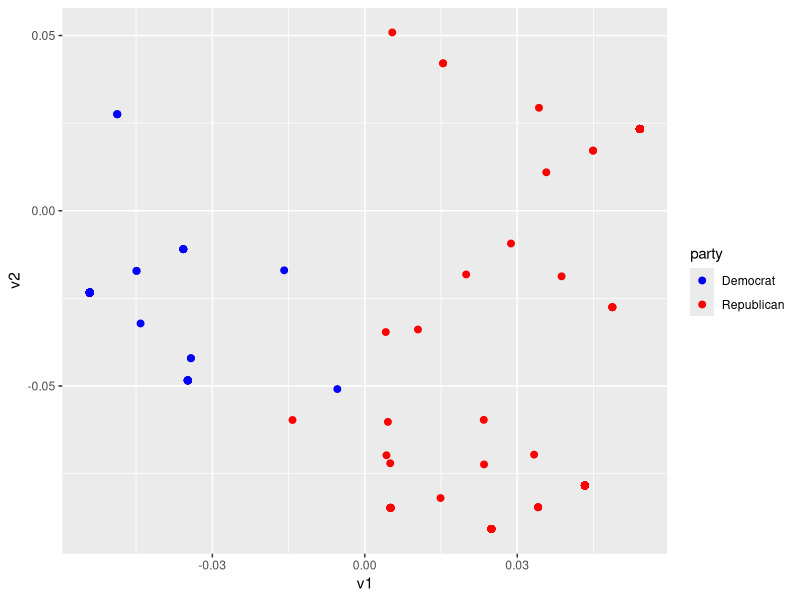
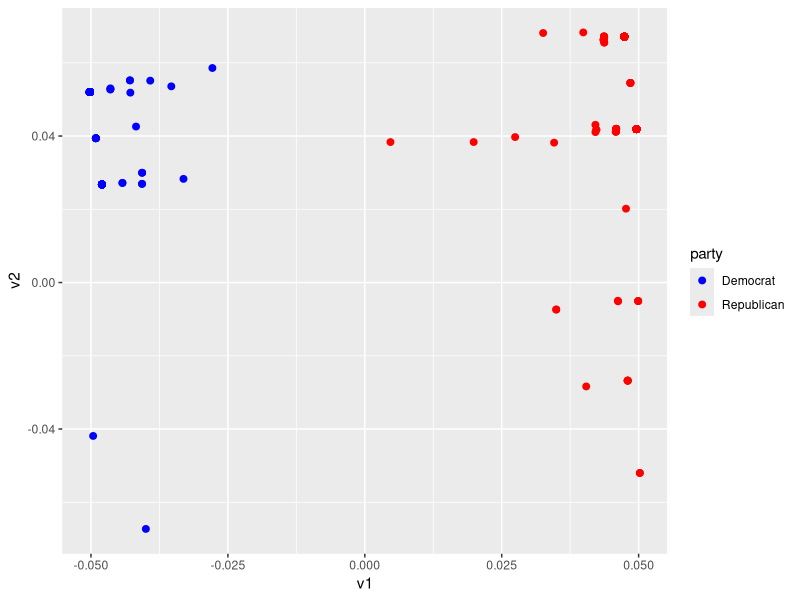
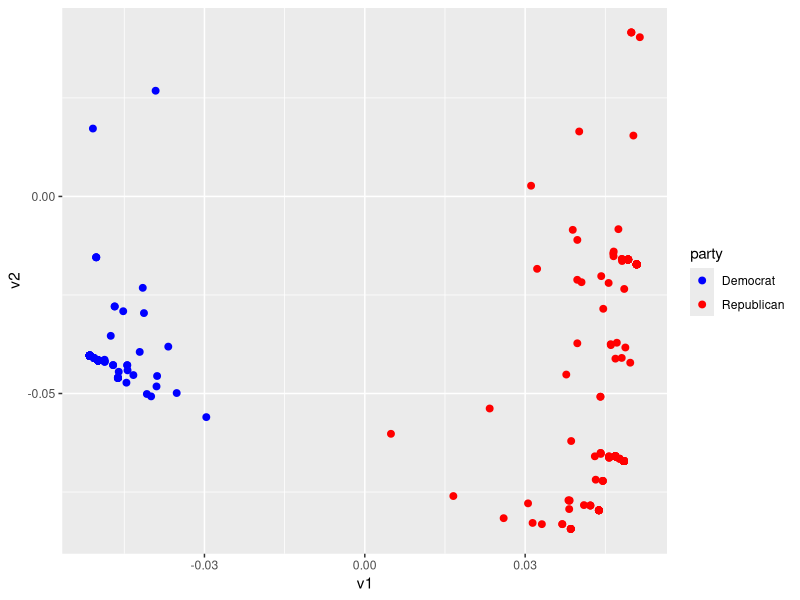

Recreate these plots in R, in order.
## ---- chunk 1
knitr::opts_chunk$set(echo = TRUE)
## ---- chunk 2
library(readr)
library(ggplot2)
## ---- chunk 3
Bfile<-read.csv("fullmatrix.csv")
head(Bfile)

B<-as.matrix(Bfile[1:429,4:9])
btb<-t(B)%*%B
btb
eigen(btb)
## ---- chunk 4
u1<-svd(btb)$u[,1]/norm(svd(btb)$u[,1],'2') #normalized dominate eigenvector
u2<-svd(btb)$u[,2]/norm(svd(btb)$u[,2], '2') #normalized second eigenvector
btbval <- svd(btb)$d
head(u1)

## ---- chunk 5
btbval/sum(btbval)
## ---- chunk 6
bbt <- B %*% t(B)
v1 <- eigen(bbt)$vectors[,1]/norm(eigen(bbt)$vectors[,1],'2') #normalized v1
v2 <- eigen(bbt)$vectors[,2]/norm(eigen(bbt)$vectors[,2],'2') #normalized v2

russian <- data.frame(
  party = Bfile[1:429,3],
  v1 = v1,
  v2 = v2
)

ggplot() + 
  geom_point(data = russian, aes(x = v1, y = v2, color = party),size=2) +
  scale_color_manual(values = c("Democrat" = "blue", "Republican" = "red"))

## ---- chunk 7
appro <- sqrt(eigen(btb)$values[1]) * u1 %*% t(v1) + sqrt(eigen(btb)$values[2]) * u2 %*% t(v2)
appro
## ---- chunk 8

Bfile<-read.csv("fullmatrix.csv")
head(Bfile)

B<-as.matrix(Bfile[1:429,10:24])
btb<-t(B)%*%B
btb
eigen(btb)

u1<-svd(btb)$u[,1]/norm(svd(btb)$u[,1],'2') #normalized dominate eigenvector
u2<-svd(btb)$u[,2]/norm(svd(btb)$u[,2],'2') #normalized second eigenvector
btbval <- svd(btb)$d
head(u1)


btbval/sum(btbval)

bbt <- B %*% t(B)
v1 <- eigen(bbt)$vectors[,1]/norm(eigen(bbt)$vectors[,1],'2') #normalized v1
v2 <- eigen(bbt)$vectors[,2]/norm(eigen(bbt)$vectors[,2],'2') #normalized v2

controversial <- data.frame(
  party = Bfile[1:429,3],
  v1 = v1,
  v2 = v2
)

ggplot() + 
  geom_point(data = controversial, aes(x = v1, y = v2, color = party),size=2) +
  scale_color_manual(values = c("Democrat" = "blue", "Republican" = "red"))


appro <- sqrt(eigen(btb)$values[1]) * u1 %*% t(v1) + sqrt(eigen(btb)$values[2]) * u2 %*% t(v2)
appro
## ---- chunk 9

Bfile<-read.csv("fullmatrix.csv")
head(Bfile)

B<-as.matrix(Bfile[1:429,4:24])
btb<-t(B)%*%B
btb
eigen(btb)

u1<-svd(btb)$u[,1]/norm(svd(btb)$u[,1],'2') #normalized dominate eigenvector
u2<-svd(btb)$u[,2]/norm(svd(btb)$u[,2],'2') #normalized second eigenvector
btbval <- svd(btb)$d
head(u1)


btbval/sum(btbval)

bbt <- B %*% t(B)
v1 <- eigen(bbt)$vectors[,1]/norm(eigen(bbt)$vectors[,1],'2') #normalized v1
v2 <- eigen(bbt)$vectors[,2]/norm(eigen(bbt)$vectors[,2],'2') #normalized v2

controversial <- data.frame(
  party = Bfile[1:429,3],
  v1 = v1,
  v2 = v2
)

ggplot() + 
  geom_point(data = controversial, aes(x = v1, y = v2, color = party),size=2) +
  scale_color_manual(values = c("Democrat" = "blue", "Republican" = "red"))


appro <- sqrt(eigen(btb)$values[1]) * u1 %*% t(v1) + sqrt(eigen(btb)$values[2]) * u2 %*% t(v2)
appro
